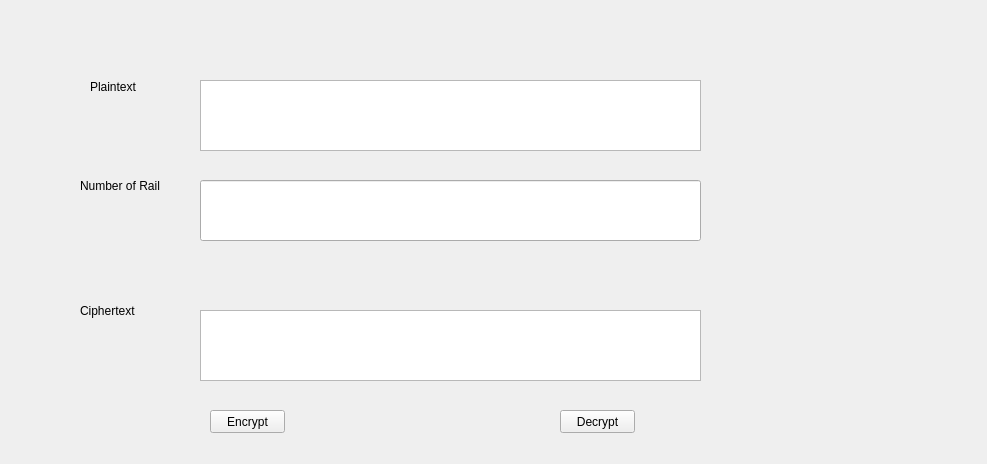
<?xml version="1.0" encoding="UTF-8"?>
<ui version="4.0">
 <class>Form</class>
 <widget class="QWidget" name="Form">
  <property name="geometry">
   <rect>
    <x>0</x>
    <y>0</y>
    <width>987</width>
    <height>464</height>
   </rect>
  </property>
  <property name="windowTitle">
   <string>Form</string>
  </property>
  <widget class="QLabel" name="label">
   <property name="geometry">
    <rect>
     <x>90</x>
     <y>80</y>
     <width>47</width>
     <height>13</height>
    </rect>
   </property>
   <property name="text">
    <string>Plaintext</string>
   </property>
  </widget>
  <widget class="QLineEdit" name="lineEdit">
   <property name="geometry">
    <rect>
     <x>200</x>
     <y>180</y>
     <width>501</width>
     <height>61</height>
    </rect>
   </property>
  </widget>
  <widget class="QLabel" name="label_2">
   <property name="geometry">
    <rect>
     <x>80</x>
     <y>170</y>
     <width>81</width>
     <height>31</height>
    </rect>
   </property>
   <property name="text">
    <string>Number of Rail</string>
   </property>
  </widget>
  <widget class="QPlainTextEdit" name="plainTextEdit">
   <property name="geometry">
    <rect>
     <x>200</x>
     <y>80</y>
     <width>501</width>
     <height>71</height>
    </rect>
   </property>
  </widget>
  <widget class="QLabel" name="label_3">
   <property name="geometry">
    <rect>
     <x>80</x>
     <y>300</y>
     <width>61</width>
     <height>21</height>
    </rect>
   </property>
   <property name="text">
    <string>Ciphertext</string>
   </property>
  </widget>
  <widget class="QPlainTextEdit" name="plainTextEdit_2">
   <property name="geometry">
    <rect>
     <x>200</x>
     <y>310</y>
     <width>501</width>
     <height>71</height>
    </rect>
   </property>
  </widget>
  <widget class="QPushButton" name="pushButton">
   <property name="geometry">
    <rect>
     <x>210</x>
     <y>410</y>
     <width>75</width>
     <height>23</height>
    </rect>
   </property>
   <property name="text">
    <string>Encrypt</string>
   </property>
  </widget>
  <widget class="QPushButton" name="pushButton_2">
   <property name="geometry">
    <rect>
     <x>560</x>
     <y>410</y>
     <width>75</width>
     <height>23</height>
    </rect>
   </property>
   <property name="text">
    <string>Decrypt</string>
   </property>
  </widget>
 </widget>
 <resources/>
 <connections/>
</ui>
